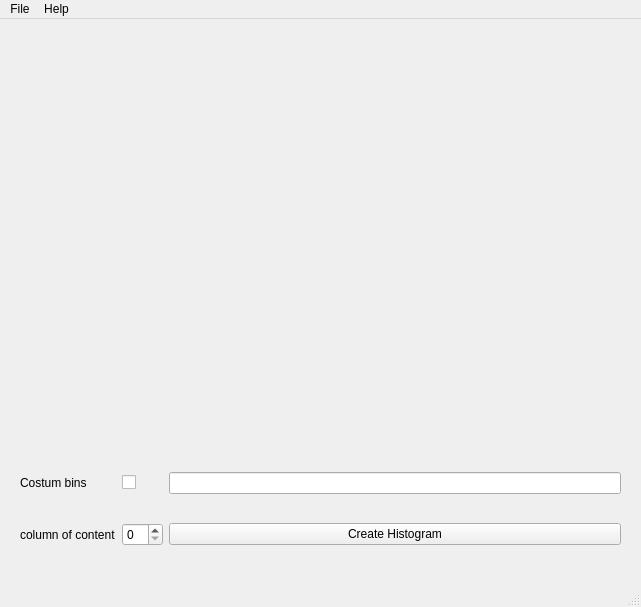
<?xml version="1.0" encoding="UTF-8"?>
<ui version="4.0">
 <class>MainWindow</class>
 <widget class="QMainWindow" name="MainWindow">
  <property name="geometry">
   <rect>
    <x>0</x>
    <y>0</y>
    <width>641</width>
    <height>607</height>
   </rect>
  </property>
  <property name="windowTitle">
   <string>MainWindow</string>
  </property>
  <widget class="QWidget" name="centralwidget">
   <widget class="QWidget" name="gridLayoutWidget">
    <property name="geometry">
     <rect>
      <x>20</x>
      <y>430</y>
      <width>601</width>
      <height>121</height>
     </rect>
    </property>
    <layout class="QGridLayout" name="gridLayout">
     <item row="0" column="0">
      <widget class="QLabel" name="label_costum_bins">
       <property name="toolTip">
        <string/>
       </property>
       <property name="text">
        <string>Costum bins</string>
       </property>
      </widget>
     </item>
     <item row="1" column="1">
      <widget class="QSpinBox" name="column_of_content"/>
     </item>
     <item row="0" column="1">
      <widget class="QCheckBox" name="checkBox_costum_bins">
       <property name="text">
        <string/>
       </property>
      </widget>
     </item>
     <item row="1" column="0">
      <widget class="QLabel" name="label_coc">
       <property name="text">
        <string>column of content</string>
       </property>
      </widget>
     </item>
     <item row="0" column="2">
      <widget class="QLineEdit" name="lineEdit">
       <property name="toolTip">
        <string>format example: 0, 10, 20, 30,...</string>
       </property>
      </widget>
     </item>
     <item row="1" column="2">
      <widget class="QPushButton" name="button_creat_histogram">
       <property name="text">
        <string>Create Histogram</string>
       </property>
      </widget>
     </item>
    </layout>
   </widget>
   <widget class="MplWidget" name="MplWidget" native="true">
    <property name="geometry">
     <rect>
      <x>20</x>
      <y>20</y>
      <width>601</width>
      <height>401</height>
     </rect>
    </property>
    <property name="minimumSize">
     <size>
      <width>600</width>
      <height>400</height>
     </size>
    </property>
   </widget>
  </widget>
  <widget class="QMenuBar" name="menubar">
   <property name="geometry">
    <rect>
     <x>0</x>
     <y>0</y>
     <width>641</width>
     <height>21</height>
    </rect>
   </property>
   <widget class="QMenu" name="menuFile">
    <property name="title">
     <string>File</string>
    </property>
    <addaction name="actionOpen"/>
   </widget>
   <widget class="QMenu" name="menuHelp">
    <property name="title">
     <string>Help</string>
    </property>
   </widget>
   <addaction name="menuFile"/>
   <addaction name="menuHelp"/>
  </widget>
  <widget class="QStatusBar" name="statusbar"/>
  <action name="actionOpen">
   <property name="text">
    <string>Open</string>
   </property>
  </action>
  <action name="actionSave">
   <property name="text">
    <string>Save</string>
   </property>
  </action>
 </widget>
 <customwidgets>
  <customwidget>
   <class>MplWidget</class>
   <extends>QWidget</extends>
   <header>mplwidget.h</header>
   <container>1</container>
  </customwidget>
 </customwidgets>
 <resources/>
 <connections/>
</ui>
